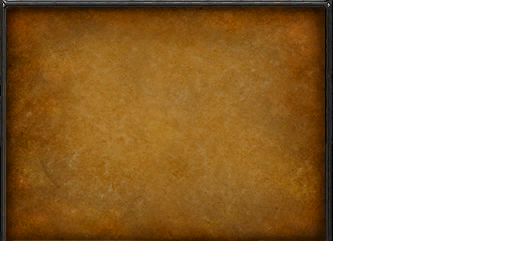
#> input picture framexml/staged-centurion-ui/render/art/PvpRandomBg.png, 512 x 256 px
$ python -i blp.py   (imports and definitions only)
#> lines starting #> are read from the running program, lines starting #| are printed output that depends on the picture; after the words box and inside, x2 and y2 are one past the last pixel; in counts of white or black regions, pixels touching at a corner belong together
#> further down, picture is the input picture: PIL image 512x256 RGBA; mean R, G, B, A 78.2, 50.5, 14.8, 156.1
"""Minimal BLP2 reader/writer for WoW 3.3.5 armour textures.

Two encodings matter here:

  compression 1 - PALETTIZED. 256-entry BGRA palette followed by one byte of
                  palette index per pixel (and, if alphaDepth is 8, a separate
                  alpha plane). This is what WoW uses for the character body
                  texture components - the bulk of any armour set.

                  Recolouring these is lossless and trivial: rewrite the 256
                  palette entries and leave the index data untouched. No
                  requantisation, no generation loss, mips stay valid because
                  they are indices into the same palette.

  compression 2 - DXT1/3/5 block compression. Used by the shoulder and helm
                  model textures under Item\\ObjectComponents. These have to be
                  decoded, recoloured and re-encoded, which does cost a little
                  quality. Pillow handles both directions via DDS.

Header layout (BLP2):
    char     magic[4]     "BLP2"
    uint32   version      1
    uint8    compression  1 palettized | 2 DXT | 3 BGRA
    uint8    alphaDepth   0 | 1 | 4 | 8
    uint8    alphaType    0 DXT1 | 1 DXT3 | 7 DXT5   (only when compression==2)
    uint8    hasMips
    uint32   width, height
    uint32   mipOffsets[16]
    uint32   mipSizes[16]
    -> 148 bytes, then a 1024-byte BGRA palette when compression==1
"""
import io
import struct

from PIL import Image

HEADER = 148
PALETTE = 1024

COMP_PAL, COMP_DXT, COMP_BGRA = 1, 2, 3
DXT1, DXT3, DXT5 = 0, 1, 7
# preferredFormat values share the field with the DXT flavours above, so a
# palettized file needs its own: 8 = uncompressed/palettized.
PREF_PAL = 8


class Blp:
    # [86 lines left out: functions __init__, __repr__, palette, with_palette, image, _dds, not called in this run]


# -- encode ------------------------------------------------------------------

def _mips(im):
    out, w, h = [im], im.width, im.height
    while w > 1 or h > 1:
        w, h = max(1, w // 2), max(1, h // 2)
        out.append(out[-1].resize((w, h), Image.LANCZOS))
    return out


def write_palettized(im, keep_alpha=True):
    """Encode an RGBA image as a palettized BLP2 with a full mip chain."""
#> called with keep_alpha = True
    im = im.convert("RGBA")
    alpha = im.getchannel("A")
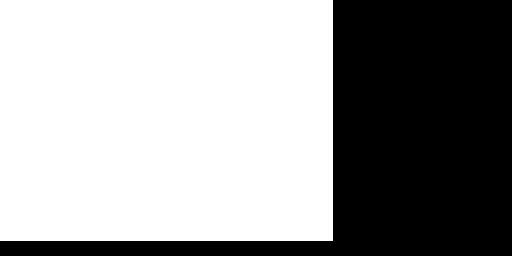
#> alpha: PIL image 512x256 L; 61.2% white; 1 black region, box (x1, y1, x2, y2) and area: (0, 0, 512, 256) 50819
    has_alpha = keep_alpha and alpha.getextrema()[0] < 255
#> has_alpha = True

    quant = im.convert("RGB").quantize(colors=256, method=Image.MEDIANCUT)
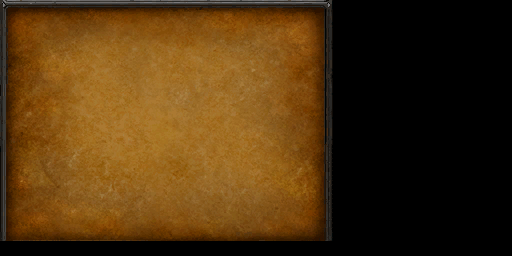
#> quant: PIL image 512x256 P; mean R, G, B 78.2, 50.4, 14.8
    pal = quant.getpalette()[:768]
#> pal = 768 values, max 171 at index 3, min 0 at index 554, mean 76.83
    pal += [0] * (768 - len(pal))

    levels = _mips(im)
#> in _mips, `out, w, h = [im], im.width, im.height`: w = 512; h = 256
#> the loop in _mips, `while w > 1 or h > 1:` made 9 passes
#> (w, h) on passes 1 to 9: (256, 128), (128, 64), (64, 32), (32, 16), (16, 8), (8, 4), (4, 2), (2, 1), (1, 1)
#> after the loop in _mips, `while w > 1 or h > 1:`: out = 10 items
#> levels = 10 items
    body, offsets, sizes = b"", [0] * 16, [0] * 16
    base = HEADER + PALETTE
    for i, lv in enumerate(levels[:16]):
        q = lv.convert("RGB").quantize(palette=quant, dither=Image.NONE)
        chunk = q.tobytes()
        if has_alpha:
            chunk += lv.getchannel("A").resize(lv.size).tobytes()
        offsets[i] = base + len(body)
        sizes[i] = len(chunk)
        body += chunk
#> this loop made 10 passes
#> pass 2, in write_palettized, `q = lv.convert("RGB").quantize(palette=quant, dither=Image.NONE)`:
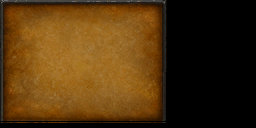
#> q: PIL image 256x128 P; mean R, G, B 77.8, 49.9, 14.1
#> pass 3, in write_palettized, `q = lv.convert("RGB").quantize(palette=quant, dither=Image.NONE)`:
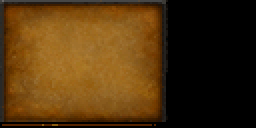
#> q: PIL image 128x64 P (shown 2 times larger); mean R, G, B 78.6, 50.3, 14.2
#> after the loop, offsets = [1172, 263316, 328852, 345236, 349332, 350356, 350612, 350676, 350692, 350696, 0, 0, 0, 0, 0, 0]; sizes = [262144, 65536, 16384, 4096, 1024, 256, 64, 16, 4, 2, 0, 0, 0, 0, 0, 0]

    hdr = bytearray(HEADER)
    hdr[0:4] = b"BLP2"
    # preferredFormat MUST be 8 (uncompressed/palettized). It used to be 0,
    # which means DXT1: the client read compression=1, then decoded the palette
    # indices as DXT blocks and drew the mesh missing-texture green. Object
    # components are where this showed - shoulders are palettized, helms are
    # DXT1 (where 0 is correct), so helms rendered and pauldrons went green.
    struct.pack_into("<IBBBBII", hdr, 4, 1, COMP_PAL, 8 if has_alpha else 0,
                     PREF_PAL, 1 if len(levels) > 1 else 0,
                     im.width, im.height)
    struct.pack_into("<16I", hdr, 20, *offsets)
    struct.pack_into("<16I", hdr, 84, *sizes)

    palbytes = bytearray(PALETTE)
    for i in range(256):
        r, g, b = pal[i * 3], pal[i * 3 + 1], pal[i * 3 + 2]
        palbytes[i * 4 + 0] = b
        palbytes[i * 4 + 1] = g
        palbytes[i * 4 + 2] = r
        palbytes[i * 4 + 3] = 0
#> this loop made 256 passes
#> (r, g, b) on passes 1 to 3: (167, 128, 67), (171, 121, 50), (165, 121, 57)
    return bytes(hdr) + bytes(palbytes) + body


# [23 lines left out: function write_dxt, not called in this run]

>>> from PIL import Image
>>> picture = Image.open('art/PvpRandomBg.png')
>>> result = write_palettized(picture)

$ run again, on framexml/staged-centurion-ui/render/art/UI-Battlefield-BotLeft.png
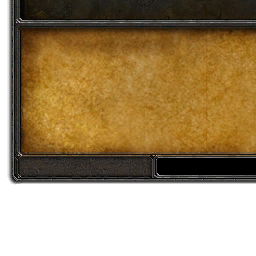
#> input picture framexml/staged-centurion-ui/render/art/UI-Battlefield-BotLeft.png, 256 x 256 px
#> picture is the input picture: PIL image 256x256 RGBA; mean R, G, B, A 82.1, 60.3, 25.5, 174.5
#> in write_palettized, `alpha = im.getchannel("A")`:
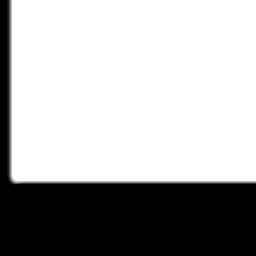
#> alpha: PIL image 256x256 L; min 0, max 255, mean 174.5
#> has_alpha = True
#> pal = 768 values, max 207 at index 0, min 0 at index 758, mean 86.15
#> in _mips, `out, w, h = [im], im.width, im.height`: w = 256
#> the loop in _mips, `while w > 1 or h > 1:` made 8 passes
#> (w, h) on passes 1 to 8: (128, 128), (64, 64), (32, 32), (16, 16), (8, 8), (4, 4), (2, 2), (1, 1)
#> after the loop in _mips, `while w > 1 or h > 1:`: out = 9 items
#> the loop in write_palettized, `for i, lv in enumerate(levels[:16]):` made 9 passes
#> pass 3, in write_palettized, `q = lv.convert("RGB").quantize(palette=quant, dither=Image.NONE)`:
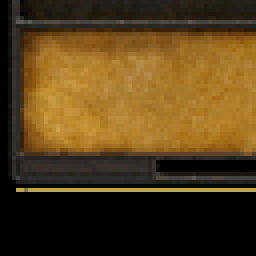
#> q: PIL image 64x64 P (shown 4 times larger); mean R, G, B 84.5, 62.1, 26.2
#> after the loop in write_palettized, `for i, lv in enumerate(levels[:16]):`: offsets = [1172, 132244, 165012, 173204, 175252, 175764, 175892, 175924, 175932, 0, 0, 0, 0, 0, 0, 0]; sizes = [131072, 32768, 8192, 2048, 512, 128, 32, 8, 2, 0, 0, 0, 0, 0, 0, 0]
#> the loop in write_palettized, `for i in range(256):` made 256 passes
#> (r, g, b) on passes 1 to 3: (207, 163, 75), (195, 161, 91), (198, 154, 68)

$ run again, on framexml/staged-centurion-ui/render/art/UI-Battlefield-BotRight.png
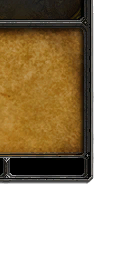
#> input picture framexml/staged-centurion-ui/render/art/UI-Battlefield-BotRight.png, 128 x 256 px
#> picture is the input picture: PIL image 128x256 RGBA; mean R, G, B, A 55.3, 40.8, 17.9, 132.2
#> in write_palettized, `alpha = im.getchannel("A")`:
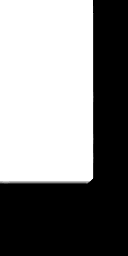
#> alpha: PIL image 128x256 L; min 0, max 255, mean 132.2
#> has_alpha = True
#> pal = 768 values, max 184 at index 9, min 0 at index 731, mean 80.88
#> in _mips, `out, w, h = [im], im.width, im.height`: w = 128; h = 256
#> the loop in _mips, `while w > 1 or h > 1:` made 8 passes
#> (w, h) on passes 1 to 8: (64, 128), (32, 64), (16, 32), (8, 16), (4, 8), (2, 4), (1, 2), (1, 1)
#> after the loop in _mips, `while w > 1 or h > 1:`: out = 9 items
#> the loop in write_palettized, `for i, lv in enumerate(levels[:16]):` made 9 passes
#> pass 3, in write_palettized, `q = lv.convert("RGB").quantize(palette=quant, dither=Image.NONE)`:
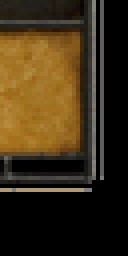
#> q: PIL image 32x64 P (shown 4 times larger); mean R, G, B 61.2, 46.3, 22.6
#> after the loop in write_palettized, `for i, lv in enumerate(levels[:16]):`: offsets = [1172, 66708, 83092, 87188, 88212, 88468, 88532, 88548, 88552, 0, 0, 0, 0, 0, 0, 0]; sizes = [65536, 16384, 4096, 1024, 256, 64, 16, 4, 2, 0, 0, 0, 0, 0, 0, 0]
#> the loop in write_palettized, `for i in range(256):` made 256 passes
#> (r, g, b) on passes 1 to 3: (176, 154, 117), (175, 142, 87), (171, 140, 93)
